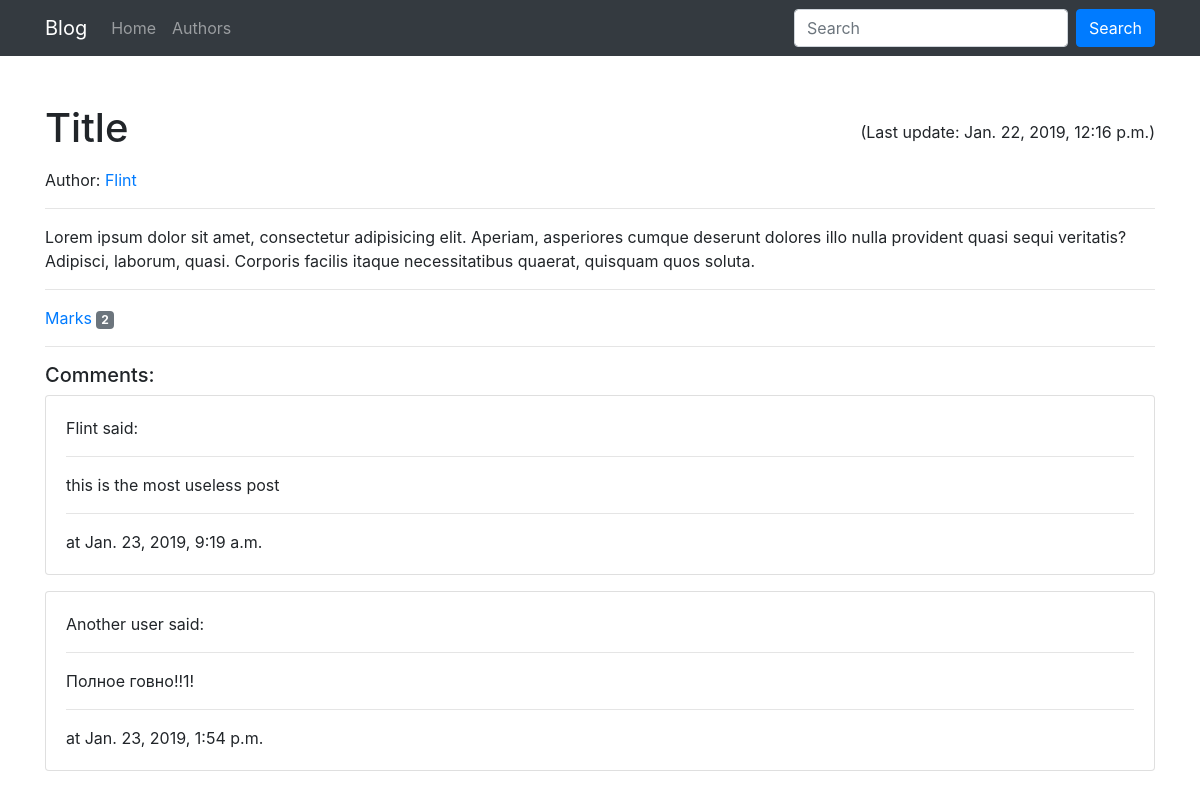
/post/1, run on the app's committed database.
### blog/models.py (models this page shows)
class Post(models.Model):
    title = models.CharField(max_length=200, blank=False, null=False, verbose_name='Title')
    text = models.TextField(max_length=5000, blank=False, null=False, verbose_name='Text')
    user = models.ForeignKey(User, related_name='posts', on_delete=models.PROTECT)
    mark = models.ManyToManyField(User, through='Mark', related_name='post', verbose_name='Mark')
    created_at = models.DateTimeField(auto_now_add=True),
    updated_at = models.DateTimeField(auto_now=True)

class User(models.Model):
    name = models.CharField(max_length=50, blank=False, null=False, verbose_name='Name')
    email = models.EmailField(max_length=50, blank=False, null=False, verbose_name='Email')

class Mark(models.Model):
    MARKS_CHOICES = (
        ('1', 'Terrible'),
        ('2', 'Bad'),
        ('3', 'Neutral'),
        ('4', 'Good'),
        ('5', 'Perfect')
    )
    mark = models.CharField(max_length=20, choices=MARKS_CHOICES)
    user = models.ForeignKey(User, related_name='marks', on_delete=models.PROTECT, null=True)
    post = models.ForeignKey(Post, related_name='marks', on_delete=models.PROTECT, null=True)

class Comment(models.Model):
    text = models.TextField(max_length=5000, blank=False, null=False, verbose_name='Text')
    user = models.ForeignKey(User, related_name='comments', on_delete=models.PROTECT)
    post = models.ForeignKey(Post, related_name='comments', on_delete=models.PROTECT)
    created_at = models.DateTimeField(auto_now_add=True)

### blog/views.py (the view)
# urls.py: path('post/<int:pk>', PostDetailsView.as_view(), name="post"),
class PostDetailsView(DetailView):
    model = Post
    template_name = 'post.html'

### templates/post.html (shortened to what this page needs)
{% extends 'base.html' %}
{% block content %}
    <div class="d-flex justify-content-between align-items-center mb-2">
        <h1>
            {{ post.title }}
        </h1>
        <span>(Last update: {{ post.updated_at }})</span>
    </div>
    <p>
        Author: <a href="{% url 'user' post.user.pk %}">{{ post.user.name }}</a>
    </p>
    <hr>
    <p>{{ post.text }}</p>
    <hr>
    <a {% if post.marks.all|length > 0 %}href="#" data-toggle="modal" data-target="#exampleModal"{% endif %} >
        Marks <span class="badge badge-secondary">{{ post.marks.all|length }}</span>
    </a>
    <hr>
    <h5>Comments:</h5>
    {% for comment in post.comments.all %}
        <div class="card mb-3">
            <div class="card-body">
                {{ comment.user.name }} said:
                <hr>
                <p>{{ comment.text }}</p>
                <hr>
                at {{ comment.created_at }}
            </div>
        </div>
    {% endfor %}
{% endblock %}

### templates/base.html (shortened to what this page needs)
{% load staticfiles %}
{% load bootstrap4 %}
<!doctype html>
<html lang="en">
<head>
    {% bootstrap_css %}
    <link rel="stylesheet" href="{% static 'css/styles.css' %}">
</head>
<body>
{% include 'navbar.html' %}
<div class="container">
    {% block content %}
    {% endblock %}
</div>
</body>
</html>

### templates/navbar.html (shortened to what this page needs)
<nav class="navbar navbar-expand-lg navbar-dark bg-dark mb-5">
    <div class="container">
        <a class="navbar-brand" href="{% url 'index' %}">Blog</a>
        <div class="collapse navbar-collapse" id="navbarSupportedContent">
            <ul class="navbar-nav mr-auto">
                <li class="nav-item">
                    <a class="nav-link" href="{% url 'index' %}">Home</a>
                </li>
                <li class="nav-item">
                    <a class="nav-link" href="{% url 'users' %}">Authors</a>
                </li>
            </ul>
            <form class="form-inline my-2 my-lg-0">
                <input class="form-control mr-sm-2" type="search" placeholder="Search" aria-label="Search">
                <button class="btn btn-primary my-2 my-sm-0" type="submit">Search</button>
            </form>
        </div>
    </div>
</nav>

### data on the page
Post: title "Title", updated_at "Jan. 22, 2019, 12:16 p.m.", user.name "Flint", text "Lorem ipsum dolor sit amet, consectetur adipisicing elit. Aperiam, asperiores cumque deserunt dolores illo nulla provident quasi sequi veritatis? Adipisci, laborum, quasi. Corporis facilis itaque necessitatibus quaerat, quisquam quos soluta.", marks.all|length "2"
Comment: user.name "Flint", text "this is the most useless post", created_at "Jan. 23, 2019, 9:19 a.m."
Comment: user.name "Another user", text "Полное говно!!1!", created_at "Jan. 23, 2019, 1:54 p.m."
